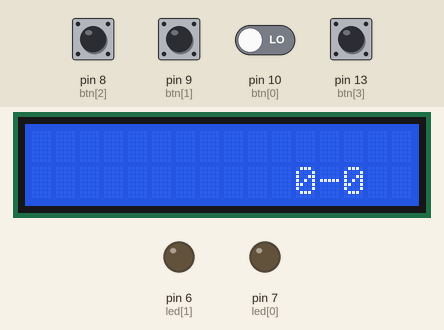
This sketch was run on a simulated Arduino Uno, built with avr-gcc and run on an emulated ATmega328P. On the bench: 16×2 character LCD, output pins drawn as LEDs (lit = HIGH). The inputs (shaded band) are chosen by the test bench; at power-on: pin 8 (btn[2]), pin 9 (btn[1]), pin 10 (btn[0]), pin 13 (btn[3]) LOW. Random numbers use the default seed unless the sketch sets one.

Above: at 3.2 s.
3.3 s: pin 8 (btn[2]) pulled HIGH for 0.15 s
At 4.0 s:
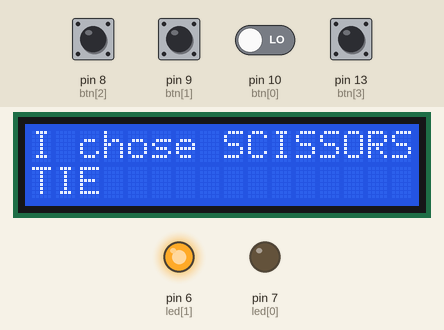
4.9 s: pin 8 (btn[2]) driven HIGH and pin 10 (btn[0]) driven HIGH
7.9 s: pin 10 (btn[0]) driven LOW
At 8.31 s:
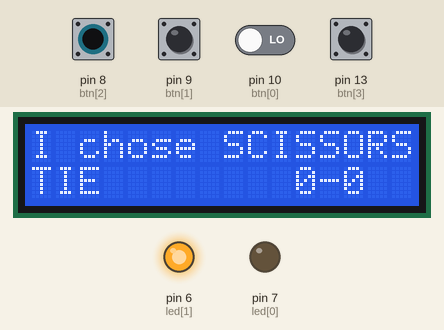
9.8 s: pin 10 (btn[0]) driven HIGH
12.8 s: pin 10 (btn[0]) driven LOW
At 14.5 s:
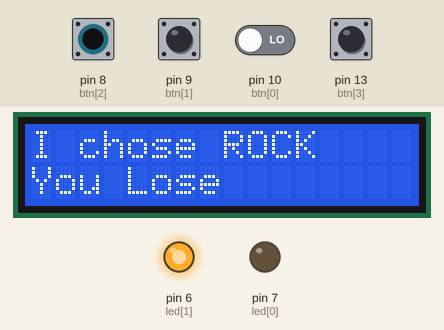
14.8 s: pin 10 (btn[0]) driven HIGH
At 19.7 s:
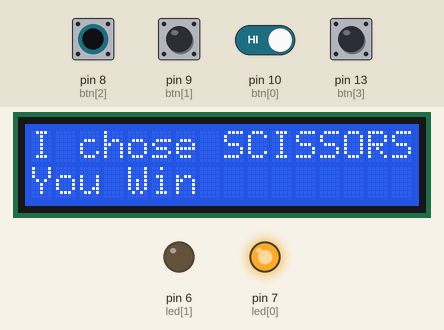
Timing chart, 0 to 34.8 s (numbered marks = the images above; inputs shaded):
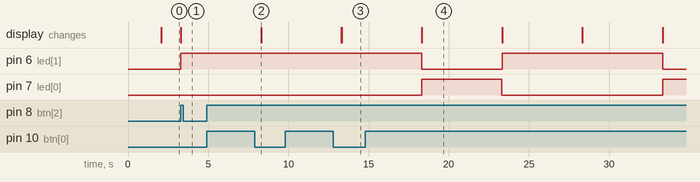

The sketch:

q721.ino
```cpp
/*
Four(4) tactile switches named:
ROCK
PAPER
SCISSORS
RESET
Two(2) LED bulbs named:
WIN
LOSE
LCD SCREEN
The system will perform the following sequence:

Display the current score of the user and the Arduino at the bottom-right of the LCD(default = 0)
The system will prompt the user (via the TOP AREA of the LCD) to choose a button between ROCK, PAPER, and SCISSORS.
The device will randomly choose a move against the user.
The device will compare its choice against the input of the user, following the rules of rock-paper-scissors.
The device will Turn on the WIN LED bulb if the user wins the match, otherwise, the LOSE bulb will turn on.
The LCD will either say “YOU WIN, I CHOSE ROCK” or “YOU LOSE , I CHOSE ROCK” or “IT’S A TIE, I CHOSE ROCK” depending on the result of the match.
After the match, The device will wait for 5 seconds, then the device will repeat to step 1.
The RESET button will set the score back to the default value.

*/


// Including the library code
#include <LiquidCrystal.h>


LiquidCrystal lcd(12, 11, 5, 4, 3, 2); // Initializing the library with the numbers of the interface pins


// Assigning the values
int btn[] = {10, 9, 8, 13}; //rock paper scissor reset
int led[] = {7, 6}; //win lose led
int choice;
int playerscore; //player
int cpuscore; //cpuscore


void setup()
{
  lcd.begin(16,2); // Setting the number of columns and rows of the LCD
  for(int i = 0; i < 4; i++) {
    pinMode(btn[i], INPUT);
  }
  for(int j = 0; j < 2; j++) {
    pinMode(led[j], OUTPUT);
  }
  lcd.setCursor(0,0);
  lcd.print("CHOOSE ROCK ");
  lcd.setCursor(0,1);
  lcd.print("PAPER OR SCISSORS");
  delay(2000);
  lcd.clear();


}


void loop()
{
  choice = random(1,4); //rock paper scisscors

  //read input
  int btn1 = digitalRead(btn[0]);
  int btn2 = digitalRead(btn[1]);
  int btn3 = digitalRead(btn[2]);
  int btn4 = digitalRead(btn[3]);


  //rock vs rock
  if (choice == 1 && btn1 == 1) {
    lcd.clear(); //clear lcd
    lcd.setCursor(0,0);
    lcd.print("I chose ROCK");
    lcd.setCursor(0,1);
    lcd.print("TIE");
    digitalWrite(led[1], HIGH);
    delay(5000);
    digitalWrite(led[1], LOW);

  }

  //paper vs rock
  else if (choice == 2 && btn1 == 1) {
    lcd.clear();
    lcd.setCursor(0,0);
    lcd.print("I chose PAPER");
    lcd.setCursor(0,1);
    lcd.print("You Lose");
    digitalWrite(led[1], HIGH);
    delay(5000);
    digitalWrite(led[1], LOW);
    cpuscore++;

  }

  //scissors vs rock
  else if (choice == 3 && btn1 == 1){
    lcd.clear();
    lcd.setCursor(0,0);
    lcd.print("I chose SCISSORS");
    lcd.setCursor(0,1);
    lcd.print("You Win");
    digitalWrite(led[0], HIGH);
    delay(5000);
    digitalWrite(led[0], LOW);
    playerscore++;

  }

  //rock vs paper
  if (choice == 1 && btn2 == 1) {
    lcd.clear();
    lcd.setCursor(0,0);
    lcd.print("I chose ROCK");
    lcd.setCursor(0,1);
    lcd.print("You Win");
    digitalWrite(led[0], HIGH);
    delay(5000);
    digitalWrite(led[0], LOW);
    playerscore++;

  }

  //paper vs paper
  else if (choice == 2 && btn2 == 1) {
    lcd.clear();
    lcd.setCursor(0,0);
    lcd.print("I chose PAPER");
    lcd.setCursor(0,1);
    lcd.print("TIE");
    digitalWrite(led[1], HIGH);
    delay(5000);
    digitalWrite(led[1], LOW);

  }

  //scissors vs paper
  else if (choice == 3 && btn2 == 1) {
    lcd.clear();
    lcd.setCursor(0,0);
    lcd.print("I chose SCISSORS");
    lcd.setCursor(0,1);
    lcd.print("You Lose");
    digitalWrite(led[1], HIGH);
    delay(5000);
    digitalWrite(led[1], LOW);
    cpuscore++;

  }

  //rock vs scissors
  if (choice == 1 && btn3 == 1) {
    lcd.clear();
    lcd.setCursor(0,0);
    lcd.print("I chose ROCK");
    lcd.setCursor(0,1);
    lcd.print("You Lose");
    digitalWrite(led[1], HIGH);
    delay(5000);
    digitalWrite(led[1], LOW);
    cpuscore++;

  }

  //paper vs scissors
  else if (choice == 2 && btn3 == 1) {
    lcd.clear();
    lcd.setCursor(0,0);
    lcd.print("I chose PAPER");
    lcd.setCursor(0,1);
    lcd.print("You Win");
    digitalWrite(led[0], HIGH);
    delay(5000);
    digitalWrite(led[0], LOW);
    playerscore++;

  }

  //scissors vs scissors
  else if (choice == 3 && btn3 == 1) {
    lcd.clear();
    lcd.setCursor(0,0);
    lcd.print("I chose SCISSORS");
    lcd.setCursor(0,1);
    lcd.print("TIE");
    digitalWrite(led[1], HIGH);
    delay(5000);
    digitalWrite(led[1], LOW);

  }

  //score
  lcd.setCursor(11,1);
  lcd.print(playerscore);
  lcd.setCursor(12,1);
  lcd.print("-");
  lcd.setCursor(13,1);
  lcd.print(cpuscore);

  //reset
  if (btn4 == 1) {
    playerscore=0;
    cpuscore=0;
    lcd.clear();
  }

}
```

Measured:
- after the input at 3.3 s, pin 6 (led[1]): LOW → HIGH at once; the display: changes at once (image 1)
- after the input at 4.9 s, every drawn part: stays the same
- after the input at 9.8 s, every drawn part: stays the same
